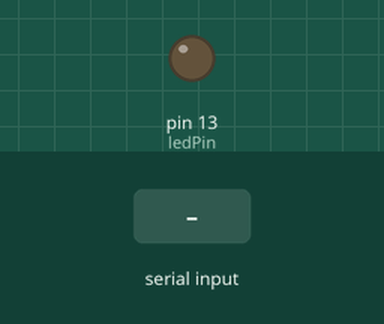
Recording of a sketch running on a simulated Arduino Uno, built with avr-gcc and run on an emulated ATmega328P. Shown: output pins drawn as LEDs (lit = HIGH). Inputs (shaded band) come from the test bench.

Above: at 1.2 s.
1.3 s: byte 1 (1) received over Serial
At 2.1 s:
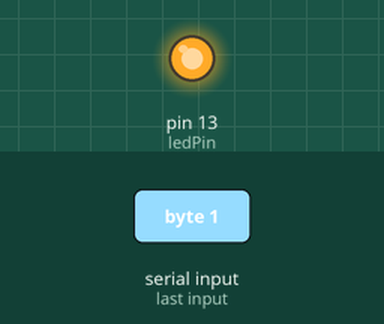
Timing chart, 0 to 4.3 s (numbered marks = the images above; inputs shaded):
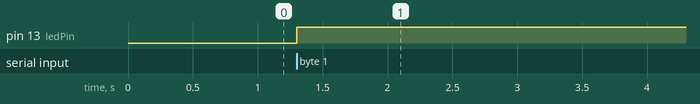

Measured:
- after the input at 1.3 s, pin 13 (ledPin): LOW → HIGH at once

The sketch:

BlinkUE4.ino
```cpp
const int ledPin = 13; // the pin that the LED is attached to
int incomingByte; // a variable to read incoming serial data into

void setup() {
  // initialize serial communication:
  Serial.begin(9600);
  // initialize the LED pin as an output:
  pinMode(ledPin, OUTPUT);
}

void loop() {
  // check for incoming serial data:
  if (Serial.available() > 0) {
    // read previous byte in the serial buffer:
    incomingByte = Serial.read();
    // turn on the LED:
    if (incomingByte == 1) {
      digitalWrite(ledPin, HIGH);
    }
    // turn off the LED:
    if (incomingByte == 0) {
      digitalWrite(ledPin, LOW);
    }
  }
}
```
